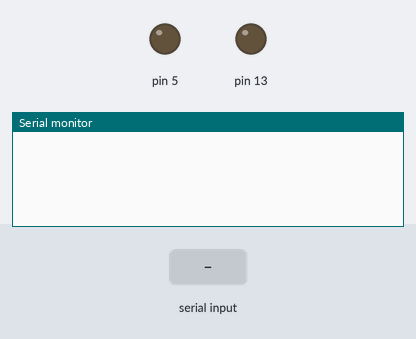
A sketch run on a simulated Arduino Leonardo, built with avr-gcc and run on an emulated ATmega32U4. Parts: output pins drawn as LEDs (lit = HIGH), the last lines printed to the serial monitor. The inputs (shaded band) are chosen by the test bench.

Above: at 1.2 s.
1.3 s: "s" received over Serial
At 1.7 s:
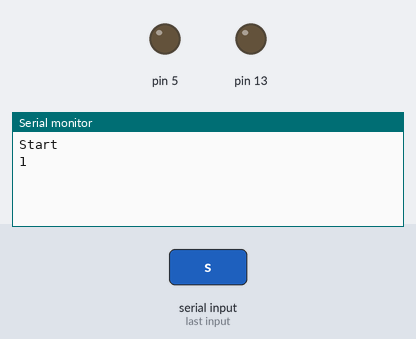
4.3 s: "e" received over Serial
At 5.2 s:
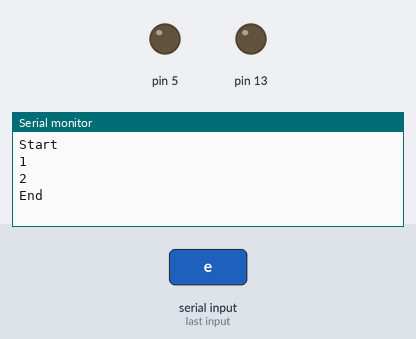

The sketch:

pulse-generator-leonardo.ino
```cpp
const int nTrial = 300;
const int nPulse = 20;
const unsigned long pulseDuration = 1000;
int iTrial = 0;
int iPulse = 0;

unsigned long times = 0;
unsigned long timeStart = 0;
unsigned long duration[4] = {pulseDuration, 1000000/nPulse-pulseDuration, 1000000};

int state = 9;
int select = 0;

void setup() {
    Serial.begin(9600);

    // Pin setup
    DDRC = B11000000;
    PORTC &= B00111111;
}

void loop() {
    if (state==9) {
        if (Serial.available() > 0) {
            select = Serial.read();

            if (select == 's') {
                state = 2;
                Serial.println("Start");
            }
        }
    }

    if (state < 9) {
        times = micros();

        if (times >= timeStart+duration[state]) {
            timeStart = times;

            if (state==0) {
                PORTC &= B00111111;
                if (iPulse >= nPulse) {
                    state = 2;
                    iPulse = 0;
                }
                else {
                    state = 1;
                }

            }
            else if (state==1) {
                PORTC |= B11000000;
                ++iPulse;
                state = 0;
            }
            else if (state==2) {
                ++iTrial;
                if (iTrial > nTrial) {
                    state = 9;
                    iTrial = 0;
                    iPulse = 0;
                    Serial.println("End");
                }
                else {
                    state = 1;
                    Serial.println(iTrial);
                }
            }
        }
        else if (Serial.available() > 0) {
            select = Serial.read();

            if (select == 'e') {
                state = 9;
                iTrial = 0;
                iPulse = 0;
                Serial.println("End");
            }
        }
    }
}
```

Measured:
- after the input at 1.3 s, the serial monitor: prints a new line at once (image 1)
- after the input at 4.3 s, the serial monitor: prints a new line at once (image 2)
